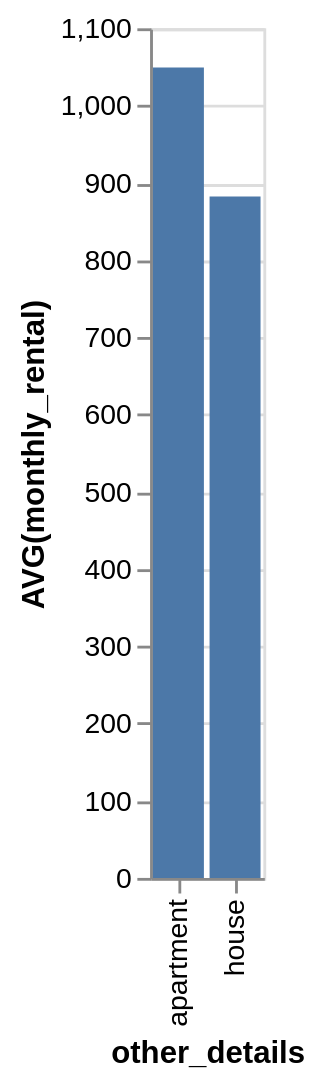

This figure's Vega-Lite source:
### Vega-Lite specification from a JSON file in a GitHub repository (floating-point values rounded to 4 significant figures)
{"data": {"values": [{"x_data": "apartment", "y_data": 1049.0}, {"x_data": "house", "y_data": 882.2}]}, "mark": "bar", "encoding": {"x": {"field": "x_data", "type": "nominal", "title": "other_details", "sort": "ascending"}, "y": {"field": "y_data", "type": "quantitative", "title": "AVG(monthly_rental)"}}}
